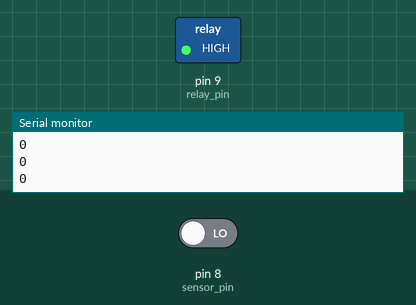
This sketch was run on a simulated Arduino Uno, built with avr-gcc and run on an emulated ATmega328P. On the bench: switched loads named in the sketch (green lamp = pin HIGH), the last lines printed to the serial monitor. Inputs (shaded band) come from the test bench; at power-on: pin 8 (sensor_pin) LOW.

Above: at 1.2 s.
1.3 s: pin 8 (sensor_pin) driven HIGH
At 2.0 s:
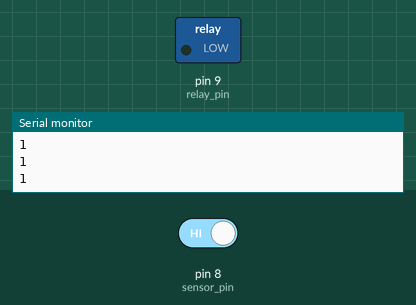
2.8 s: pin 8 (sensor_pin) driven LOW
At 3.2 s:
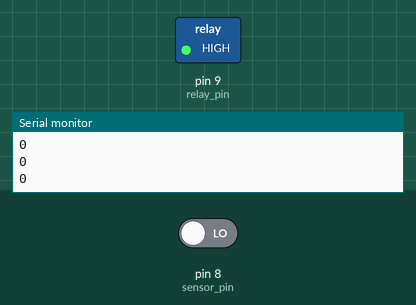
Timing chart, 0 to 5.8 s (numbered marks = the images above; inputs shaded):
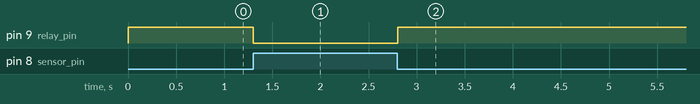

The sketch:

relay_with_pir.ino
```cpp
int sensor_pin = 8; // Initialized the pin for motion sensor
int relay_pin = 9;  // Initialized the pin for relay module
int output;   // Variable to store the output state of motion sensor
void setup(){
  Serial.begin(9600);
  pinMode(sensor_pin, INPUT);   // Declared motion sensor pin as Input
  pinMode(relay_pin, OUTPUT);   // Declared relay module pin as Output pin
  // Make the relay module initial state as low, Relay works opposite
  digitalWrite(relay_pin, HIGH);
}
void loop(){
  // Read the output state of motion sensor
  output = digitalRead(sensor_pin);

  // If output is High
  if(output == 1){
    digitalWrite(relay_pin, LOW);
  }

  // If output is LOW
  else if(output == 0){
    digitalWrite(relay_pin, HIGH);
  }
  Serial.println(output);
  delay(100);
}
```

Measured:
- after the input at 1.3 s, pin 9 (relay_pin): HIGH → LOW at once
- after the input at 2.8 s, pin 9 (relay_pin): LOW → HIGH at once
